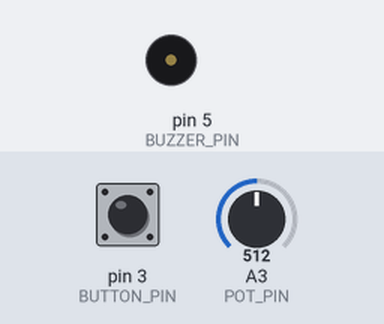
The sketch below on a simulated Arduino Uno, built with avr-gcc and run on an emulated ATmega328P. Parts: buzzer (waves = sounding). The inputs (shaded band) are chosen by the test bench; at power-on: pin 3 (BUTTON_PIN) HIGH, A3 (POT_PIN) = 512. What the sketch prints to the serial monitor is not drawn.

Above: at 4.2 s.
4.3 s: pin 3 (BUTTON_PIN) pulled LOW for 0.15 s
At 4.38 s:
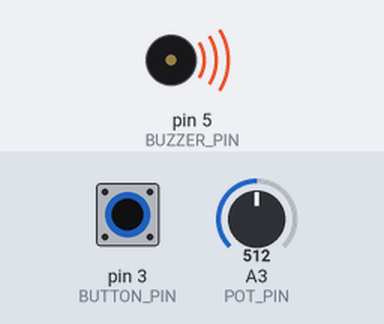
5.9 s: A3 (POT_PIN) set to 469
8.9 s: A3 (POT_PIN) set to 496
13.4 s: A3 (POT_PIN) set to 105
14.9 s: A3 (POT_PIN) set to 88
Timing chart, 0 to 17.9 s (numbered marks = the images above; inputs shaded):
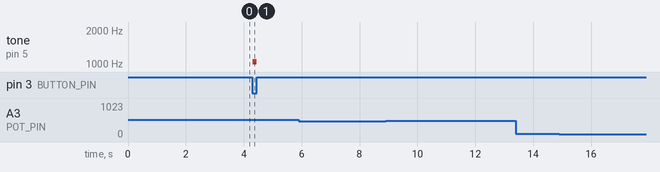

The sketch:

OPS5_pitch_controller_solution.ino
```cpp
/*
  OPS 5: Pitch Perfect (solution)
  TXST IEEE Student Branch

  Hold the button to play a note. Turn the knob to change the pitch.

  Wiring (matches the circuit diagrams):
    Potentiometer: outer legs -> 5V and GND, middle leg (wiper) -> A3
    Piezo buzzer:  + -> D5, - -> GND
    Pushbutton:    one side -> D3, other side -> GND  (uses INPUT_PULLUP)

  Works on an Arduino Uno or Nano; the pin numbers are the same.
*/

// ----- Pins -----
const int POT_PIN    = A3;
const int BUZZER_PIN = 5;
const int BUTTON_PIN = 3;

// ----- Pitch range (Hz) -----
const int MIN_FREQ = 100;
const int MAX_FREQ = 2000;

void setup() {
  pinMode(BUZZER_PIN, OUTPUT);
  pinMode(BUTTON_PIN, INPUT_PULLUP);   // released = HIGH, pressed = LOW
  Serial.begin(9600);
}

void loop() {
  // Read the knob (0 - 1023) and turn it into a frequency
  int potValue  = analogRead(POT_PIN);
  int frequency = map(potValue, 0, 1023, MIN_FREQ, MAX_FREQ);

  // Play only while the button is held
  if (digitalRead(BUTTON_PIN) == LOW) {   // pressed
    tone(BUZZER_PIN, frequency);
  } else {                                 // released
    noTone(BUZZER_PIN);
  }

  // Show what the Arduino is reading (Tools -> Serial Monitor, 9600 baud)
  Serial.print("Pot: ");
  Serial.print(potValue);
  Serial.print("  Freq: ");
  Serial.println(frequency);

  delay(10);
}
```

Measured:
- after the input at 4.3 s, tone on pin 5 (BUZZER_PIN): silent → 1050 Hz at once, → silent 0.14 s later
- after the input at 5.9 s, every drawn part: stays the same
- after the input at 8.9 s, every drawn part: stays the same
- after the input at 13.4 s, every drawn part: stays the same
- after the input at 14.9 s, every drawn part: stays the same
